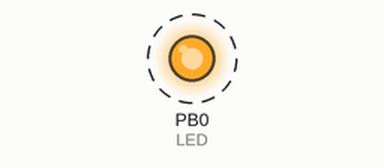
Simulated run of this program. Board: ATmega328P, built with avr-gcc and emulated at 16 MHz. On the bench: output pins drawn as LEDs (lit = HIGH). Dashed ring = blinking.

Above: at 0.5 s.
Timing chart, 0 to 4.6 s (numbered marks = the images above):
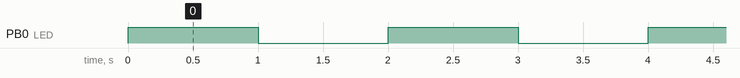

The program:

main.c
```c
/*
 * Philipp Vidmar
 * https://ww1.microchip.com/downloads/en/DeviceDoc/Atmel-7810-Automotive-Microcontrollers-ATmega328P_Datasheet.pdf
 *  https://www.youtube.com/watch?v=j4xw8QomkXs&t=312s
 */
/* Dieser Code verwendet die AVR-Library avr/io.h, um auf die Register des Mikrocontrollers zuzugreifen. */
#include <avr/io.h>
/* Die Funktion _delay_ms(1000) ist eine Funktion aus der util/delay.h-Bibliothek, die eine Pause von einer */
#include <util/delay.h>

int main(void)
{
    DDRB |= (1 << PD0); // Setze Pin 8 als Ausgang

    while (1)
    {
        PORTB |= (1 << PD0);  // Schalte die LED ein
        _delay_ms(1000);      // Warte eine Sekunde
        PORTB &= ~(1 << PD0); // Schalte die LED aus
        _delay_ms(1000);      // Warte eine weitere Sekunde
    }
    return 0;
}
```

Measured:
- by itself, PB0 (LED): alternates HIGH for 1.0 s and LOW for 1.0 s
